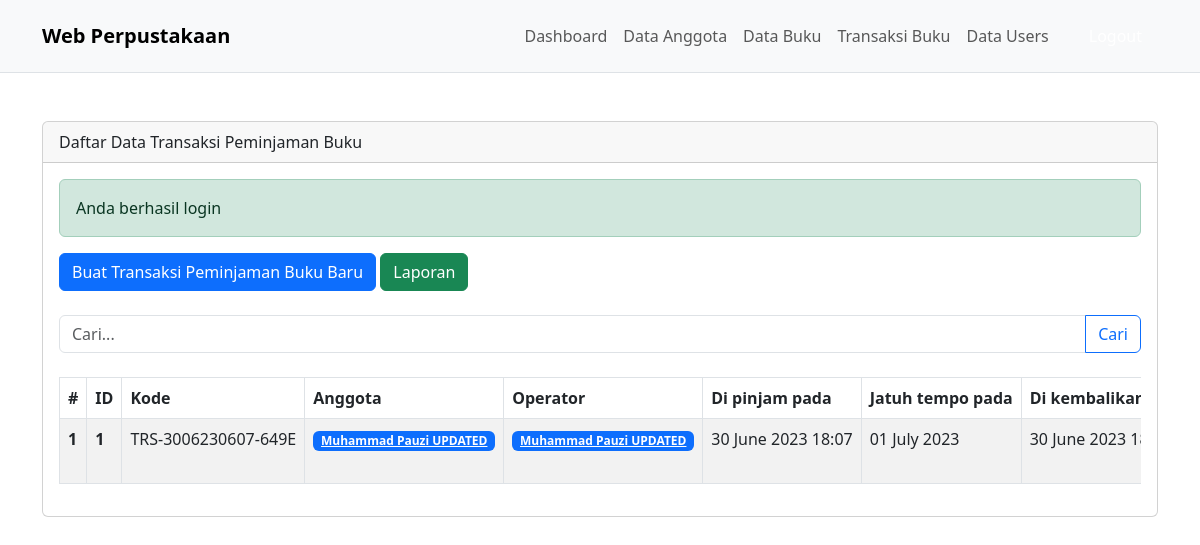
Page /transaksi.php (signed in) on the committed database.
### tables this page shows
CREATE TABLE `transaksi_peminjaman` (
  `id` int NOT NULL AUTO_INCREMENT,
  `kode` char(20) NOT NULL,
  `dipinjam_pada` datetime NOT NULL,
  `jatuh_tempo_pada` date NOT NULL,
  `dikembalikan_pada` datetime DEFAULT NULL,
  `denda` bigint NOT NULL DEFAULT '0',
  `keterangan` varchar(2000) DEFAULT NULL,
  `operator_id` int NOT NULL,
  `anggota_id` int NOT NULL,
  PRIMARY KEY (`id`),
  UNIQUE KEY `kode` (`kode`),
  KEY `anggota_id` (`anggota_id`) USING BTREE,
  KEY `operator_id` (`operator_id`) USING BTREE
);

CREATE TABLE `anggota` (
  `id` int NOT NULL AUTO_INCREMENT,
  `kode` char(5) NOT NULL,
  `nama` varchar(128) NOT NULL,
  `alamat` varchar(128) NOT NULL,
  `no_hp` char(20) NOT NULL,
  PRIMARY KEY (`id`),
  UNIQUE KEY `kode` (`kode`)
);

CREATE TABLE `users` (
  `id` int NOT NULL AUTO_INCREMENT,
  `nama` varchar(128) NOT NULL,
  `password` varchar(256) NOT NULL,
  `username` varchar(128) NOT NULL,
  PRIMARY KEY (`id`),
  UNIQUE KEY `username` (`username`)
);

### mysql.php (called while the page is built, shortened)
<?php
$servername = "localhost";
$username = "root";
$password = "";
$dbname = "db_perpustakaan";
$conn = mysqli_connect($servername, $username, $password, $dbname);
function getConn()
{
    global $conn;
    return $conn;
}

### global.php (called while the page is built, shortened)
<?php
function query($sql)
{
    return getConn()->query($sql);
}
function formatDate($datetime, $format)
{
    return $datetime ? date($format, strtotime($datetime)) : null;
}

### transaksi.php (the view, shortened to what this page needs)
<?php
require 'mysql.php';
require 'global.php';
require 'templates/dashboard/header.php';
require 'templates/dashboard/navbar.php';
$sqlQuerySearch = '';
$keyword = isset($_POST['keyword']) ? $_POST['keyword'] : '';
$sql = "SELECT *, tp.kode as tp_kode, tp.id as tp_id, op.nama as op_nama, an.nama as an_nama FROM transaksi_peminjaman as tp LEFT JOIN anggota as an ON an.id = tp.anggota_id LEFT JOIN users as op ON op.id = tp.operator_id" . $sqlQuerySearch;
$transaksiPeminjaman = query($sql)->fetch_all(MYSQLI_ASSOC);
?>
<div class="container py-5">
    <div class="row">
        <div class="col">
            <div class="card">
                <div class="card-header">Daftar Data Transaksi Peminjaman Buku</div>
                <div class="card-body">
                    <?php require 'templates/alert.php' ?>
                    <a href="transaksi_tambah.php" class="btn btn-primary mb-3">Buat Transaksi Peminjaman Buku Baru</a>
                    <a href="transaksi_report.php" class="btn btn-success mb-3">Laporan</a>
                    <form action="" class="py-2" method="post">
                        <div class="input-group mb-3">
                            <input type="text" class="form-control" placeholder="Cari..." name="keyword" value="<?= $keyword ?>" />
                            <button class="btn btn-outline-primary" type="submit" name="search" value="1">Cari</button>
                        </div>
                    </form>
                    <div class="table-responsive">
                        <table class="table table-bordered table-striped">
                            <thead>
                                <tr>
                                    <th scope="col">#</th>
                                    <th scope="col">ID</th>
                                    <th scope="col">Kode</th>
                                    <th scope="col">Anggota</th>
                                    <th scope="col">Operator</th>
                                    <th scope="col" class="no-wrap">Di pinjam pada</th>
                                    <th scope="col" class="no-wrap">Jatuh tempo pada</th>
                                    <th scope="col" class="no-wrap">Di kembalikan pada</th>
                                </tr>
                            </thead>
                            <tbody>
                                <?php $no = 1; ?>
                                <?php foreach ($transaksiPeminjaman as $tr) : ?>
                                    <tr>
                                        <th scope="row"><?= $no++; ?></th>
                                        <td>
                                            <span class="fw-bold"><?= $tr['tp_id']; ?></span>
                                        </td>
                                        <td class="no-wrap"><?= $tr['tp_kode']; ?></td>
                                        <td>
                                            <a class="badge text-bg-primary" href="anggota_edit.php?id=<?= $tr['anggota_id'] ?>"><?= $tr['an_nama'] ?></a>
                                        </td>
                                        <td>
                                            <a class="badge text-bg-primary" href="users_edit.php?id=<?= $tr['operator_id'] ?>"><?= $tr['op_nama'] ?></a>
                                        </td>
                                        <td class="no-wrap"><?= formatDate($tr['dipinjam_pada'], 'd F Y H:i'); ?></td>
                                        <td class="no-wrap"><?= formatDate($tr['jatuh_tempo_pada'], 'd F Y'); ?></td>
                                        <td class="no-wrap"><?= formatDate($tr['dikembalikan_pada'], 'd F Y H:i'); ?></td>
                                    </tr>
                                <?php endforeach; ?>
                            </tbody>
                        </table>
                    </div>
                </div>
            </div>
        </div>
    </div>
</div>
<?php
require 'templates/dashboard/footer.php';
?>

### templates/dashboard/header.php (style rules this page uses)
.no-wrap { white-space: nowrap; }

### rows in the picture
transaksi_peminjaman: id "1", kode "TRS-3006230607-649E", anggota.nama "Muhammad Pauzi UPDATED", users.nama "Muhammad Pauzi UPDATED", dipinjam_pada "30 June 2023 18:07", jatuh_tempo_pada "01 July 2023", dikembalikan_pada "30 June 2023…"

### other values in the picture
$flash['message'] "Anda berhasil login"
